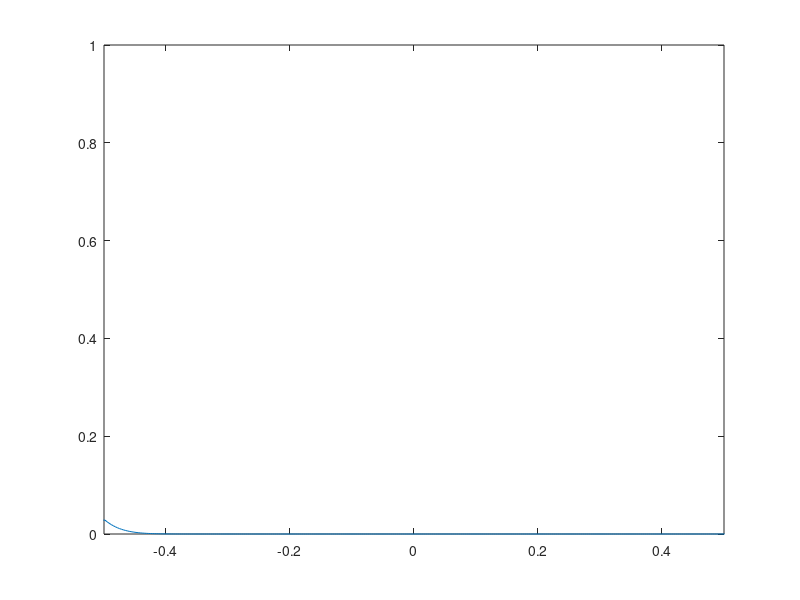

This chart was generated by the following MATLAB code:
clear, figure(1), clf
% Physics
Lx      = 1;
rho0    = 1;
Vx0     = -1e-2;
D       = 2e-5;
% numerics
nx      = 300;
dx      = Lx/(nx);
nout    = 1;
dt      = min(dx.^2/D/2.5,dx/abs(Vx0)/2.5);
% Initialization
Xv      = -Lx/2:dx:Lx/2;
Xc      = -(Lx+dx)/2:dx:(Lx+dx)/2;
rho     = rho0*exp(-300*(Xc+0).^2);
Vx      = Vx0*ones(1,nx+1);
%Vx      = linspace(Vx0/2,Vx0,length(Xc));
plot(Xc, rho)
% Action
for it = 1:5e2
    rho_old = rho;
    err = 1;
    iter = 0;
    while err > 1e-10
        qx           = -D*diff(rho)/dx;
        Frhox        = (Vx>0).*Vx.*rho(1:end-1) + (Vx<0).*Vx.*rho(2:end);
%         Frhox        = Vx.*av(rho);
        drhodt       = (rho-rho_old)/dt;
        rhoRes       = - drhodt(2:end-1) - diff(Frhox)/dx; 
        rho(2:end-1) = rho(2:end-1) + rhoRes*dt;
        rho(end)     = rho(end) - (Vx(end)>0)*Vx(end)*(rho(end)-rho(end-1))/dx*dt;
        rho(1)       = rho(1  ) - (Vx(1  )<0)*Vx(1  )*(rho(2  )-rho(1    ))/dx*dt;
%         rho(1) = -rho(2);
%         rho(end)= -rho(end-1);
        err = max(abs(rhoRes(:)));
    end
    if mod(it-1, nout) == 0
        plot(Xc, rho,'-'), axis([-Lx/2 Lx/2 0 rho0]), drawnow
    end
end
function A = av(B)
    A = 0.5*(B(2:end)+B(1:end-1));
end

function [A] = advection2d(A,Vx,Vy,dx,dy,dt)
%Function advection 2d is a function that is used for upwind
%advection in 2d problems
dtadv = dt;
A(1:end-1,:) = A(1:end-1,:) - (Vx(2:end-1,:)<0).*Vx(2:end-1,:).*diff(A,1,1)/dx*dtadv;
A(2:end  ,:) = A(2:end  ,:) - (Vx(2:end-1,:)>0).*Vx(2:end-1,:).*diff(A,1,1)/dx*dtadv;        
A(:,1:end-1) = A(:,1:end-1) - (Vy(:,2:end-1)<0).*Vy(:,2:end-1).*diff(A,1,2)/dy*dtadv;
A(:,2:end  ) = A(:,2:end  ) - (Vy(:,2:end-1)>0).*Vy(:,2:end-1).*diff(A,1,2)/dy*dtadv;
return
end


